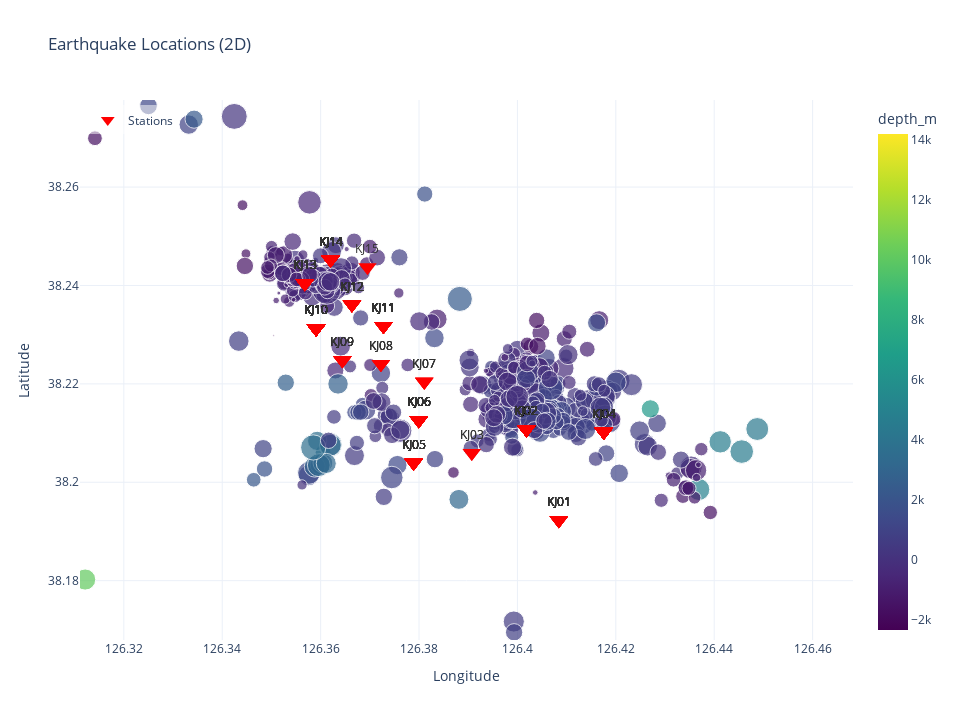

Notebook code for this chart:
### Markdown cell above
A. 2D Hypocenter Plot

To plot your hypocenter in 2D plane we can use `plot_hypocenter_2D` class method.

### Code cell
# 2D plot
lqt_ready_2.plot_hypocenter_2d()

### Figure 1 — Plotly figure (JSON) as saved in the notebook; plotly's stock layout.template omitted (floating-point values rounded to 4 significant figures; data arrays with more than 128 entries replaced by an {"elided": "..."} marker saying what was removed)
{"data": [{"customdata": {"elided": "766x3 float values"}, "hovertemplate": "<b>Earthquake: %{customdata[0]}</b><br>Source Lon: %{x:.3f}<br>Source Lat: %{y:.3f}<br>Source Depth(m): %{customdata[1]:.3f}<br>Magnitude: %{customdata[2]:.3f}<br><extra></extra>", "legendgroup": "", "marker": {"color": {"elided": "766 float values"}, "coloraxis": "coloraxis", "size": {"elided": "766 float values"}, "sizemode": "area", "sizeref": 0.0025, "symbol": "circle"}, "mode": "markers", "name": "", "orientation": "v", "showlegend": false, "type": "scatter", "x": {"elided": "766 float values"}, "xaxis": "x", "y": {"elided": "766 float values"}, "yaxis": "y"}, {"hovertemplate": "<b>%{text}</b><br>Lat: %{y:.2f}<br>Lon: %{x:.2f}<extra></extra>", "marker": {"color": "red", "size": 16, "symbol": "triangle-down"}, "mode": "markers+text", "name": "Stations", "text": {"elided": "796 str values"}, "textfont": {"color": "#333333", "size": 12}, "textposition": "top center", "type": "scatter", "x": {"elided": "796 float values"}, "y": {"elided": "796 float values"}}], "layout": {"coloraxis": {"colorbar": {"title": {"text": "depth_m"}}, "colorscale": [[0, "#440154"], [0.1111, "#482878"], [0.2222, "#3e4989"], [0.3333, "#31688e"], [0.4444, "#26828e"], [0.5556, "#1f9e89"], [0.6667, "#35b779"], [0.7778, "#6ece58"], [0.8889, "#b5de2b"], [1, "#fde725"]]}, "height": 720, "legend": {"bgcolor": "rgba(255,255,255,0.5)", "itemsizing": "constant", "tracegroupgap": 0, "x": 0.01, "xanchor": "left", "y": 0.99, "yanchor": "top"}, "showlegend": true, "title": {"text": "Earthquake Locations (2D)"}, "width": 960, "xaxis": {"anchor": "y", "domain": [0, 1], "range": [126.3, 126.4], "scaleanchor": "y", "scaleratio": 1, "title": {"text": "Longitude"}}, "yaxis": {"anchor": "x", "domain": [0, 1], "range": [38.17, 38.28], "scaleratio": 1, "title": {"text": "Latitude"}}}}
